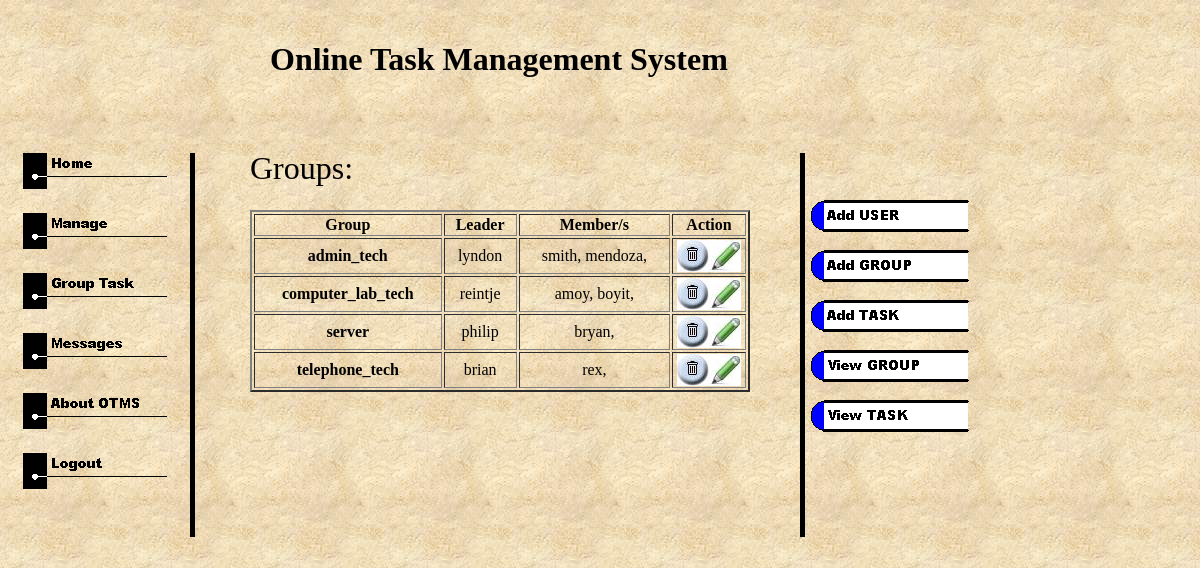
The page /view_group.php (signed in) on the database as committed earlier.
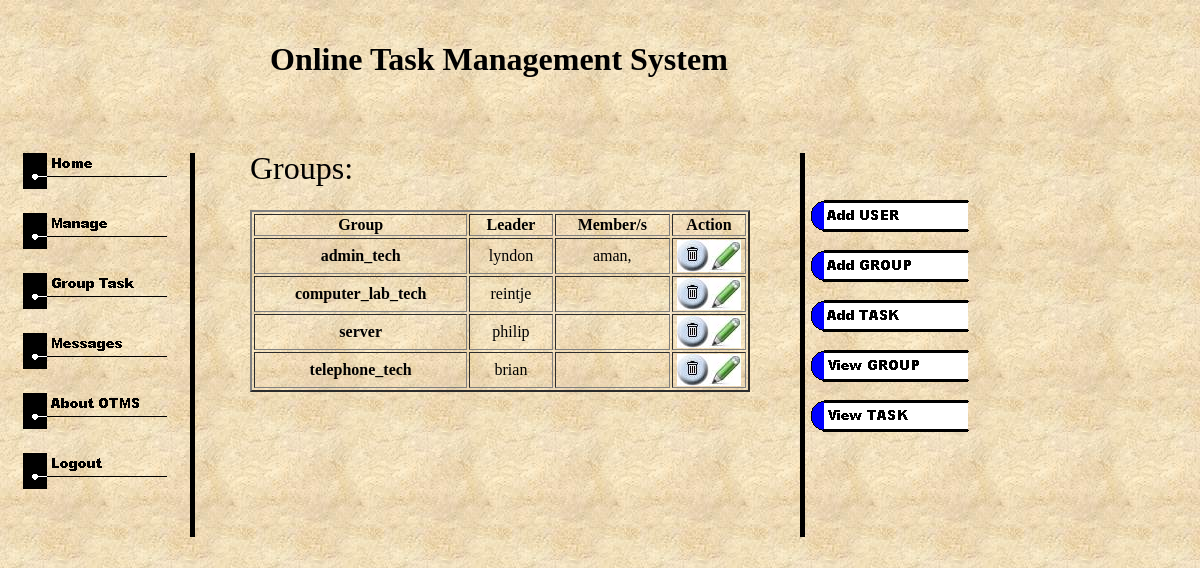
The same page on the database as committed later.
### tables this page shows
CREATE TABLE `group_title` (
  `group_name` varchar(50) NOT NULL,
  `group_leader` varchar(50) NOT NULL,
  PRIMARY KEY  (`group_name`)
);

CREATE TABLE `info` (
  `username` varchar(20) NOT NULL,
  `password` varchar(20) NOT NULL,
  `groups` varchar(20) NOT NULL,
  `position` varchar(20) NOT NULL,
  `group_task` varchar(50) NOT NULL,
  `individ_task` varchar(50) NOT NULL,
  `task_status_indi` varchar(50) NOT NULL,
  PRIMARY KEY  (`username`)
);

### view_group.php (the view, shortened to what this page needs)
<html>
<head>
</head>
<body link="#0066FF" vlink="#6633CC" bgcolor="#FFFFCC" background="images/image001.jpg" style='margin:0'>
<div style="top:20; left:270; position:absolute; z-index:1;">
<h1>Online Task Management System</h1>
</div>
<div style="top:150; left:20; position:absolute; z-index:1;">
<table>
<tr><td>
<a href = "admin.php"><img border = "none" src = "images/home.gif"></img></a>
</td></tr>
<tr><td>
<a href = "manage_user.php"><img border = "none" src = "images/manage.gif"></img></a>
</td></tr>
<tr><td>
<a href = "group_task.php"><img border = "none" src = "images/grouptask.gif"></img></a>
</td></tr>
<tr><td>
<a href = "messages.php"><img border = "none" src = "images/messages.gif"></img></a>
</td></tr>
<tr><td>
<a href = "about_login.php"><img border = "none" src = "images/about.gif"></img></a>
</td></tr>
<tr><td>
<a href = "index.php"><img border = "none" src = "images/logout.gif"></img></a>
</td></tr>
</table>
<div style="top:0; left:170; position:absolute; z-index:1;">
<img src = "images/image002.gif"></img>
</div>
</div>
<div style="top:150; left:250; position:absolute; z-index:1;">
<font face="Broadway" size = "6">Groups:</font>
</div>
<div style="top:210px; left:250px; width:500px; height:320px; position:absolute; overflow:auto; z-index:1">
<table border = "2" width = "100%">
<tr>
	<th>Group</th>
	<th>Leader</th>
	<th>Member/s</th>
	<th>Action</th>
</tr>
<?php
$SQL = "SELECT * FROM group_title WHERE group_name != 'admin' ORDER BY group_name ASC";
$result = mysql_query($SQL);
while ($db_field = mysql_fetch_assoc($result)) {
	$a = $db_field['group_name'];
	$b = $db_field['group_leader'];
	print("<tr><td align = 'center'><b>$a</b></td>");
	if($b == ""){
		print("<td align = 'center'><b><font color = 'red'>no leader</font></b></td>");
	}
	else{
		print("<td align = 'center'>$b</td>");
	}
	print("<td align = 'center'>");
	$SQL1 = "SELECT username FROM info WHERE groups = '$a' AND position = 'member'";
	$result1 = mysql_query($SQL1);
	while ($db_field = mysql_fetch_assoc($result1)) {
		$c = $db_field['username'];
		print ($c.", ");
	}
	print("</td>");
	print("<td width = '70px' align = 'center'><a href = 'delete_group.php?key=".$a."'><img src = 'images/delete.jpg' alt = 'delete' border = '0'></img></a>");
	print("<a href = 'edit_group.php?key=".$a."'><img src = 'images/edit.jpg' border = '0' alt = 'edit'></img></a>");
}
?>
</table>
</div>
<div style="top:150; left:800; position:absolute; z-index:1;">
<img src = "images/image002.gif"></img>
<div style="top:50; left:10; position:absolute; z-index:1;">
<a href = "add_user.php"><img src = "images/adduser.gif" border = "0"></img></a>
</div>
<div style="top:100; left:10; position:absolute; z-index:1;">
<a href = "add_group.php"><img src = "images/addgroup.gif" border = "0"></img></a>
</div>
<div style="top:150; left:10; position:absolute; z-index:1;">
<a href = "add_task_list.php"><img src = "images/addtask.gif" border = "0"></img></a>
</div>
<div style="top:200; left:10; position:absolute; z-index:1;">
<a href = "view_group.php"><img src = "images/viewgroup.gif" border = "0"></img></a>
</div>
<div style="top:250; left:10; position:absolute; z-index:1;">
<a href = "task_list.php"><img src = "images/viewtask.gif" border = "0"></img></a>
</div>
</div>
</body>
</html>

Rows that differ between the two databases and show on the page:
removed info: username "smith", shown under group_title "admin_tech"
removed info: username "mendoza", shown under group_title "admin_tech"
removed info: username "amoy", shown under group_title "computer_lab_tech"
removed info: username "boyit", shown under group_title "computer_lab_tech"
removed info: username "bryan", shown under group_title "server"
removed info: username "rex", shown under group_title "telephone_tech"
added info: username "aman", shown under group_title "admin_tech"
